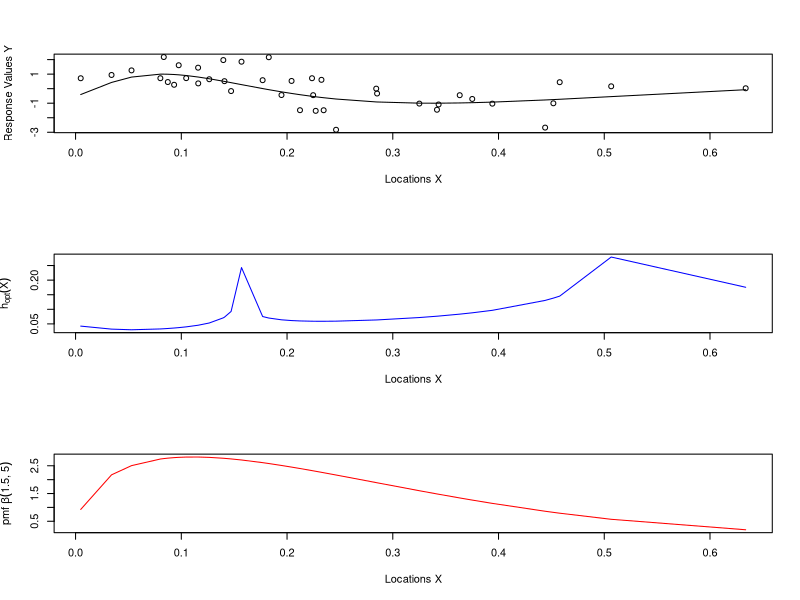
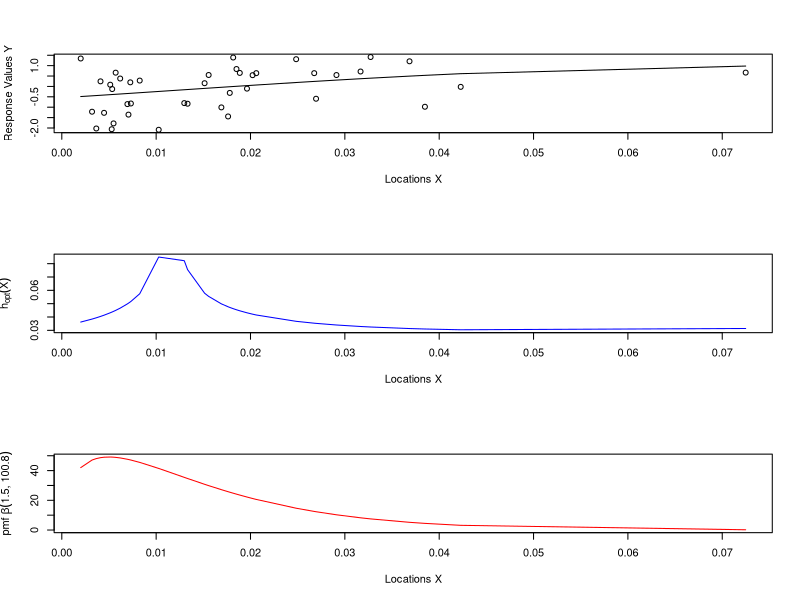
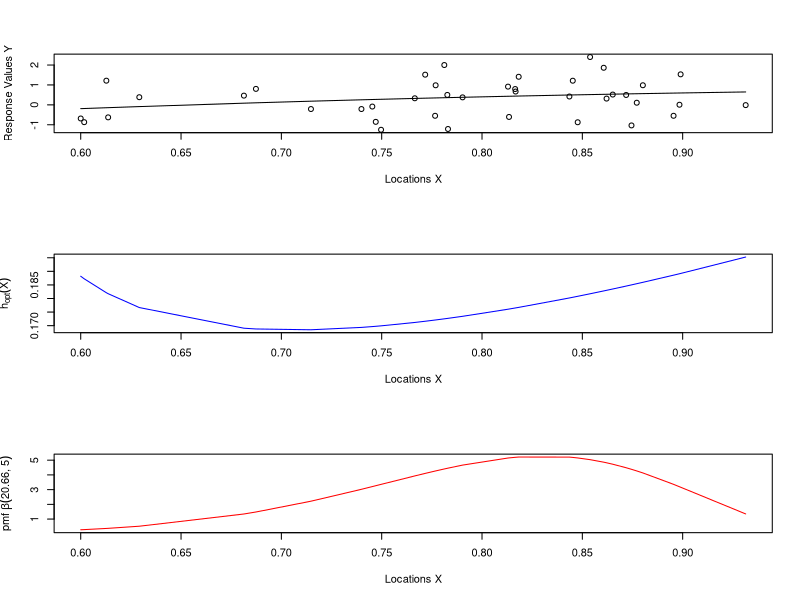
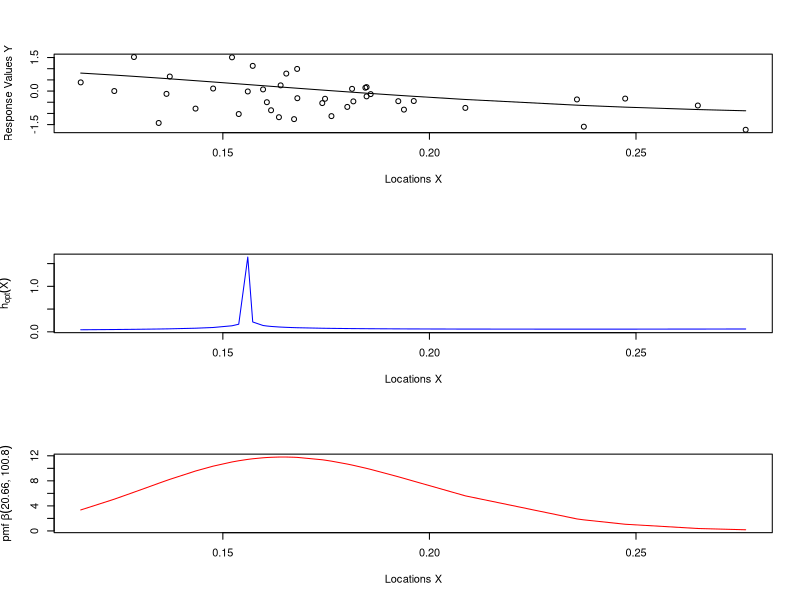
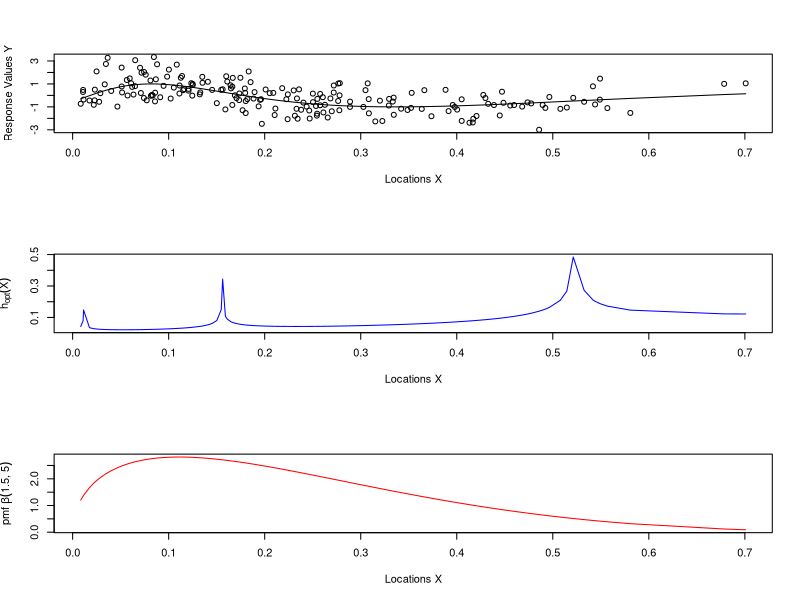
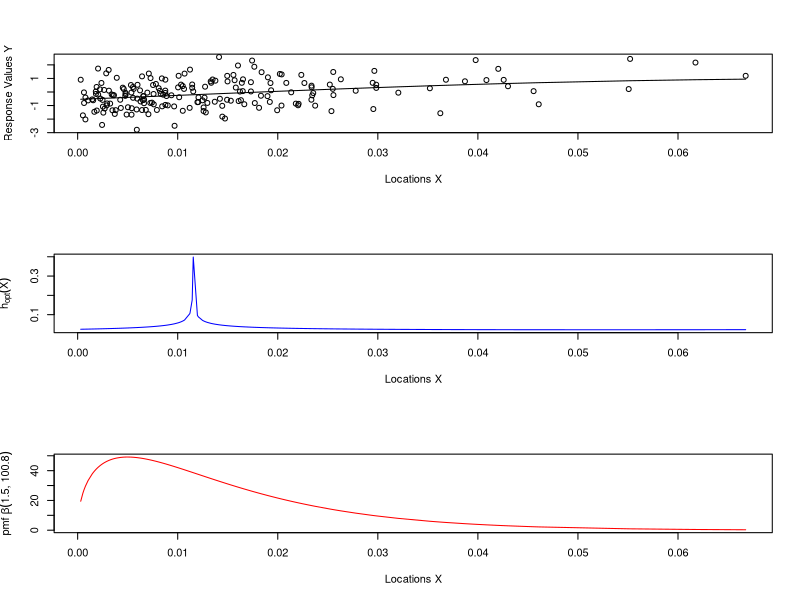
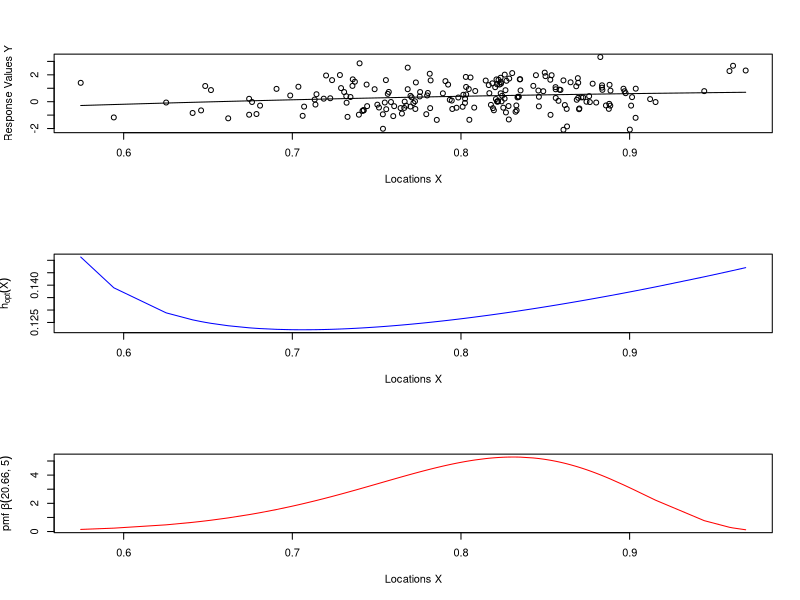
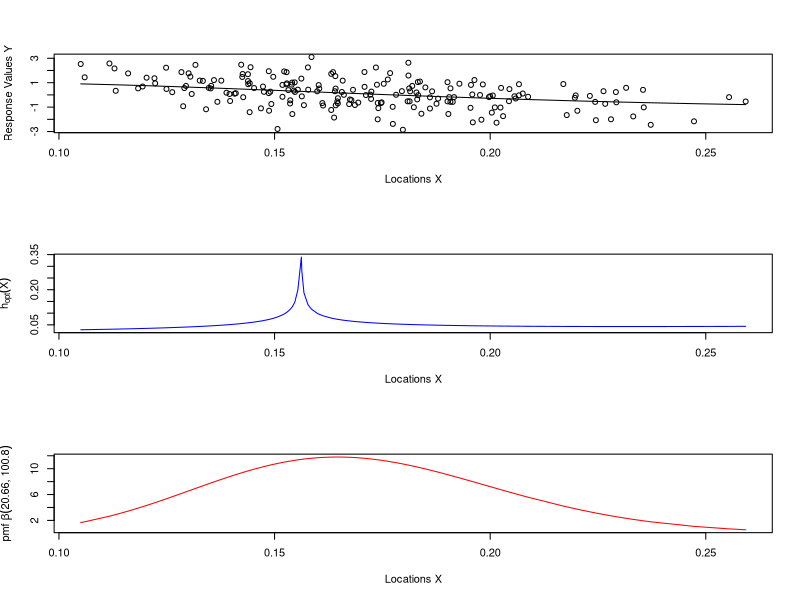

These charts were generated, in order, by the following R code:
library(tidyverse)

# m
m <- function(x){
  return(sin(3/(x+0.3)))
}

# Second derivative of m
m_prime_prime <- function(x) {
  return(((6*x+1.8)*cos(3/(x + 0.3)) - 9*sin(3/(x+0.3)))/(x+0.3)^4)
}

# Create Location values
locations <- function(n, shape1, shape2){
  return(rbeta(n, shape1, shape2))
}

# Create Response values with standard Gaussian distributed error
resp_val <- function(x, m){
  return(sapply(x, function(z){m(z)+rnorm(1, mean = 0, sd = 1)}))
}

# Function computing h_opt for Gaussian Kernel with Integral over squared kernel 
# density equal to one and integral of second moment with kernel density equal to 1/(2*pi)
h_opt <- function(x, n, m_2){
  return(n^(-1/5)*(1/(2*sqrt(pi)*(m_2(x)*1)^2))^(1/5))
}

# Set the stage for Plots in R Markdown
size <- c(40, 200)
shape1 <- c(1.5, 20.66)
shape2 <- c(100.8, 5)
plot_headings <- list()
for (s in size){
  for (s1 in shape1){
    for (s2 in range(shape2)){
      plot_headings <- append(plot_headings, sprintf("Size = %.2f, Shape1 = %.2f, Shape2 = %.2f", s, s1, s2))
    }
  }
}

# Plots
for (s in size){
  for (s1 in shape1){
    for (s2 in range(shape2)){
      x <- sort(locations(s, s1, s2))
      y <- resp_val(x, m)
      par(mfrow=c(3, 1))
      plot(x, y, xlab = "Locations X", ylab = "Response Values Y")
      lines(x, m(x))
      plot(x, h_opt(x, s, m_prime_prime), "l", xlab = "Locations X", ylab = expression(h[opt](X)), col = "blue")
      plot(x, dbeta(x, shape1 = s1, shape2 = s2), "l", xlab = "Locations X", ylab = expr("pmf"~beta(paste(!!s1, ", " ,!!s2))), col = "red")
    }
  }
}



